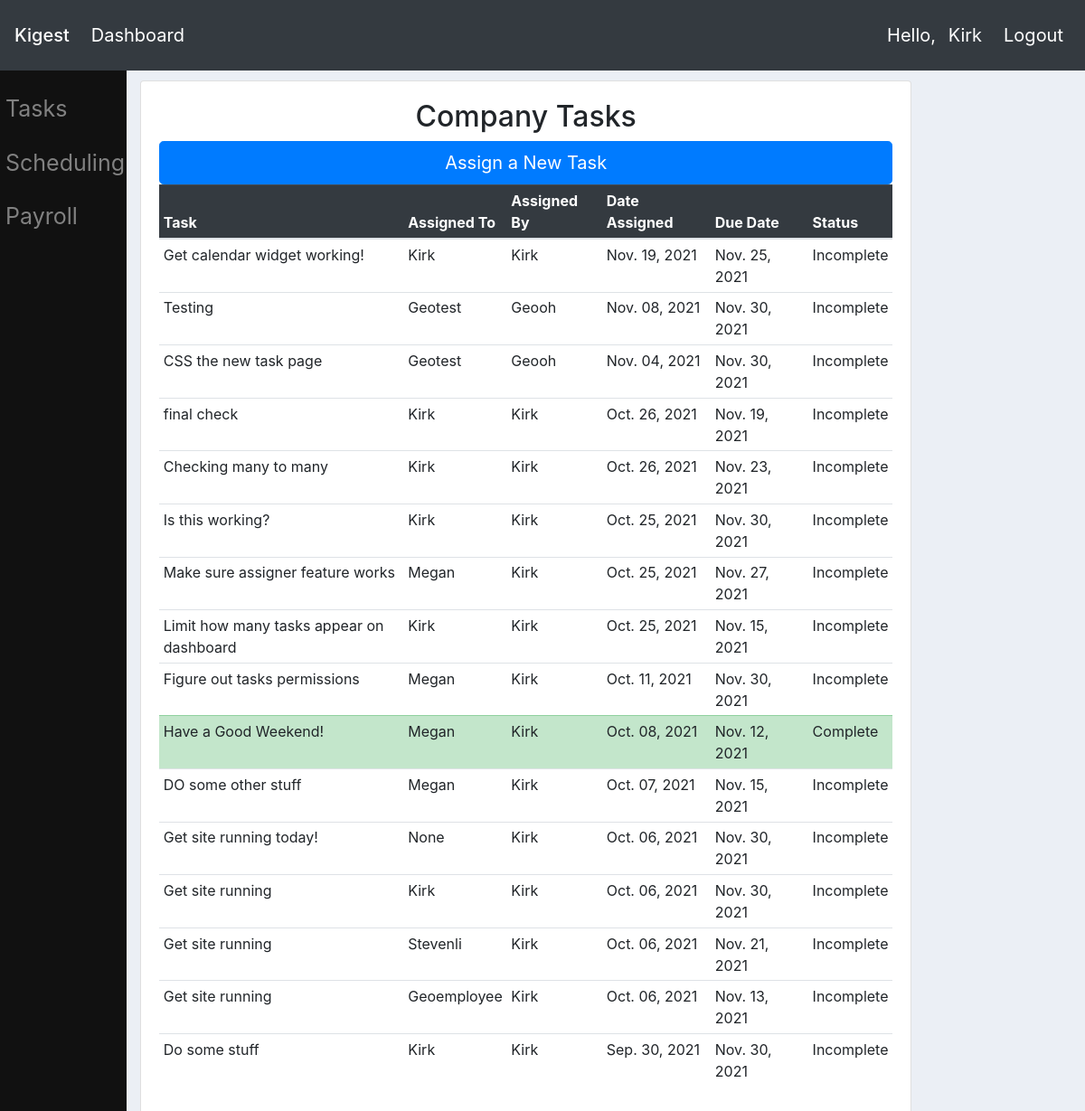
Before: /tasks/ (signed in) with the older database file.
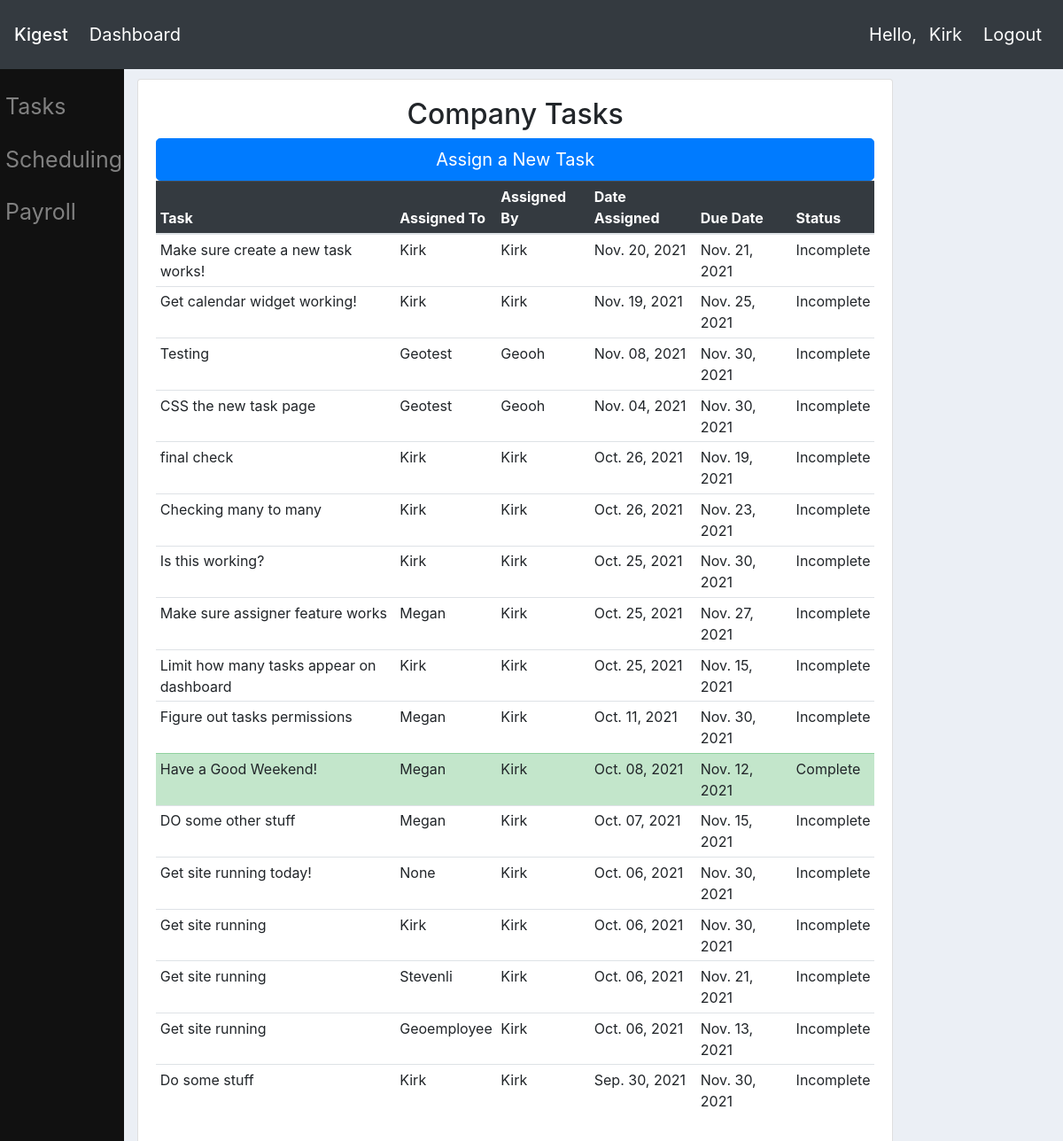
After: the same page with the newer database file.
### tasks/models.py (models this page shows, shortened)
class Task(models.Model):
    title = models.CharField(max_length=60)
    assigner = models.ForeignKey(Employee, on_delete=models.CASCADE, default=1)
    date_created = models.DateTimeField(auto_now_add=True)
    date_due = models.DateTimeField(default=make_aware(datetime.datetime(2021,11,30,5,0,0)))
    date_completed = models.DateTimeField(null=True, blank=True)
    description = models.TextField(blank=True)
    is_complete = models.BooleanField(default=False, blank=True, null=True)
    assignee = models.ManyToManyField(Employee, related_name='assignee')
    team = models.ManyToManyField(Group, related_name='team', blank=True)

### userprofile/models.py (models this page shows)
class Employee(models.Model):
    user = models.OneToOneField(User, on_delete=models.CASCADE)
    first_name = models.CharField(max_length=15, default='')
    last_name = models.CharField(max_length=20, default='')
    date_of_birth = models.DateField(null=True, blank=True)
    is_active = models.BooleanField(default=False)
    profile_picture = models.ImageField(default="default.png")
    street = models.CharField(max_length=200, null=True, blank=True, verbose_name='Street Address')
    city = models.CharField(max_length=75, null=True, blank=True, verbose_name='City')
    state = models.CharField(max_length=2, null=True, blank=True, verbose_name='State')
    phone = models.CharField(max_length=20, null=True, blank=True, verbose_name='Telephone Number')
    postal_code = models.CharField(max_length=5, null=True, blank=True, verbose_name='Postal Code')
    def __str__(self):
        return self.user.username.capitalize()

### tasks/views.py (the view)
# urls.py: path('tasks/', include('tasks.urls')),
@login_required(login_url='homepage')
def tasks(request):
    current_employee = None
    tasks = None
    managers = Group.objects.get(name='managers').user_set.all()
    employees = Group.objects.get(name='employees').user_set.all()
    if request.user in managers:
        current_employee = Employee.objects.get(user=request.user)
        tasks = Task.objects.order_by('-date_created')
    elif request.user in employees:
        current_employee = Employee.objects.get(user=request.user)
        tasks = current_employee.assignee.all().order_by('-date_due')
    return render(request, 'tasks/tasks.html', {'employee': current_employee, 'tasks': tasks})

### tasks/templates/tasks/tasks.html (shortened to what this page needs)
{% extends "website/main.html" %}
{% block content %}
<div class="col-md-10 mt-4">
    <div class="card card-body "><h2 class="text-center"><a class="text-reset text-decoration-none" href='{% url "tasks:tasks"%}'>Company Tasks</a></h2>
        {%if user.is_staff %}
        <a class="btn btn-primary btn-lg btn-block" href="{% url 'tasks:newtask' %}" role="button">Assign a New Task</a>
        {% endif %}
        {% if tasks is None %}
        <h1 class="display-3">Looks like you're all caught up!</h1>
        {% else %}
        <table class="table table-sm table-hover">
            <thead class="table-dark">
                <tr>
                    <th class="col-sm-4">Task</th>
                    <th>Assigned To</th>
                    <th>Assigned By</th>
                    <th>Date Assigned</th>
                    <th>Due Date</th>
                    <th>Status</th>
                </tr>
            </thead>
            <tbody>
                {% for task in tasks %}
                {% if task.is_complete %}<tr class="table-success">
                {% else %} <tr>
                {% endif %}
                <td><a class="text-reset text-decoration-none" href='{% url "tasks:edittask" task.id%}'>{{ task.title }}</a></td>
                {% if task.team.all.first is None %}
                <td>{{ task.assignee.all.first|capfirst }}</td>
                {% else %}
                <td>{{ task.team.all.first|capfirst }}</td>
                {% endif %}
                <td>{{ task.assigner|capfirst }}</td>
                <td>{{ task.date_created.date|date:"M. d, Y" }}</td>
                <td>{{ task.date_due.date|date:"M. d, Y" }}</td>
                {% if task.is_complete %}
                <td>Complete</td>
                {% else %}
                <td>Incomplete</td>
                {% endif %}
            </tr>
            {% endfor %}
        </tbody>
    </table>
        {% endif %}
        </div>
    </div>
{% endblock %}

Changed rows visible on the page:
added Task: title "Make sure create a new task works!", assignee.all.first "Kirk", assigner "Kirk", date_created "Nov. 20, 2021", date_due "Nov. 21, 2021", is_complete "Incomplete"
